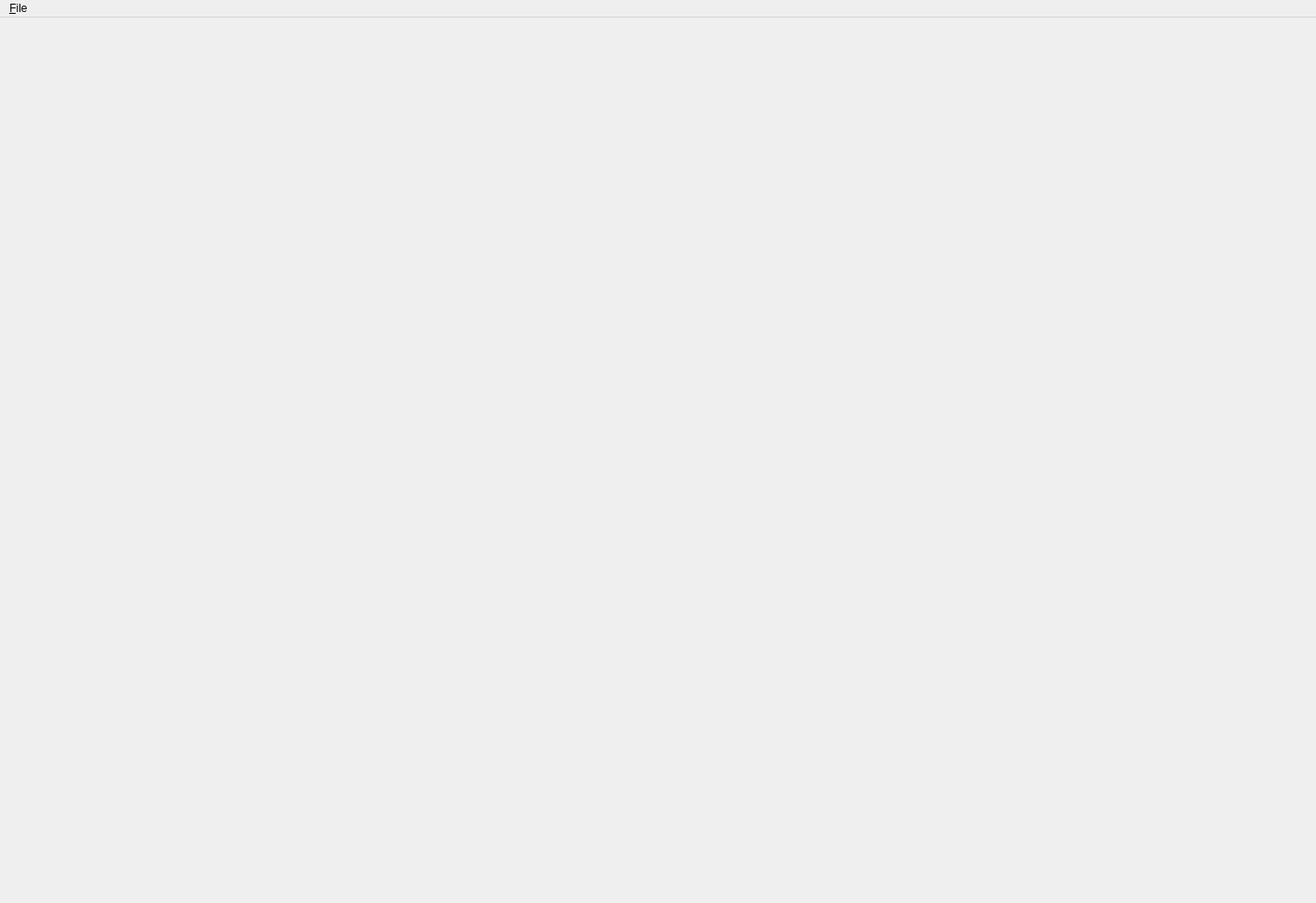
<?xml version="1.0" encoding="UTF-8"?>
<ui version="4.0">
 <class>MainWindow</class>
 <widget class="QMainWindow" name="MainWindow">
  <property name="geometry">
   <rect>
    <x>0</x>
    <y>0</y>
    <width>1426</width>
    <height>979</height>
   </rect>
  </property>
  <property name="windowTitle">
   <string>A CS123 Final</string>
  </property>
  <widget class="QWidget" name="centralWidget">
   <layout class="QHBoxLayout" name="horizontalLayout">
    <property name="leftMargin">
     <number>0</number>
    </property>
    <property name="topMargin">
     <number>0</number>
    </property>
    <property name="rightMargin">
     <number>0</number>
    </property>
    <property name="bottomMargin">
     <number>0</number>
    </property>
    <item>
     <widget class="View" name="view" native="true"/>
    </item>
   </layout>
  </widget>
  <widget class="QMenuBar" name="menuBar">
   <property name="geometry">
    <rect>
     <x>0</x>
     <y>0</y>
     <width>1426</width>
     <height>21</height>
    </rect>
   </property>
   <widget class="QMenu" name="menuFile">
    <property name="title">
     <string>&amp;File</string>
    </property>
    <addaction name="actionOpen"/>
   </widget>
   <addaction name="menuFile"/>
  </widget>
  <action name="actionOpen">
   <property name="text">
    <string>Open</string>
   </property>
  </action>
 </widget>
 <layoutdefault spacing="6" margin="11"/>
 <customwidgets>
  <customwidget>
   <class>View</class>
   <extends>QWidget</extends>
   <header>view.h</header>
   <slots>
    <slot>fileOpen()</slot>
   </slots>
  </customwidget>
 </customwidgets>
 <resources/>
 <connections>
  <connection>
   <sender>actionOpen</sender>
   <signal>triggered()</signal>
   <receiver>view</receiver>
   <slot>fileOpen()</slot>
   <hints>
    <hint type="sourcelabel">
     <x>-1</x>
     <y>-1</y>
    </hint>
    <hint type="destinationlabel">
     <x>269</x>
     <y>310</y>
    </hint>
   </hints>
  </connection>
 </connections>
</ui>
